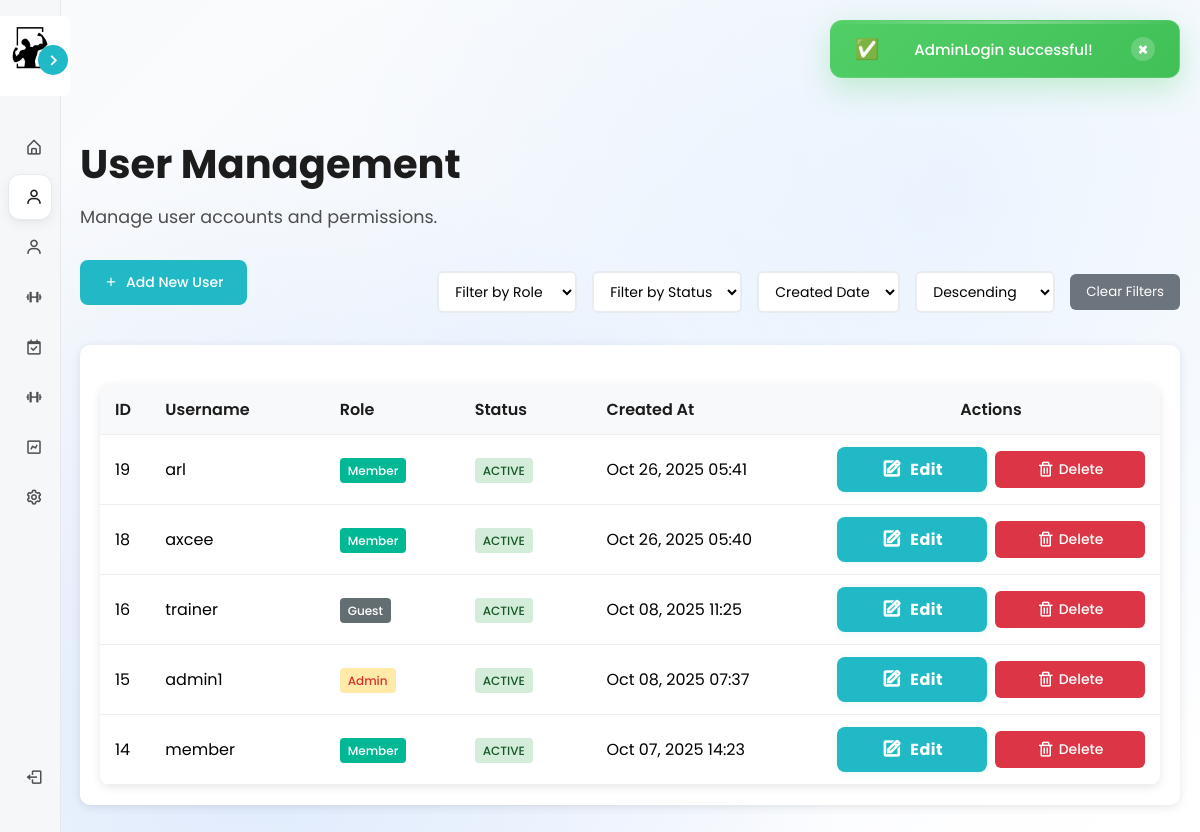
Page /views/admin/users.php (signed in) on the committed database.
### tables this page shows
CREATE TABLE `users` (
  `user_id` int(11) NOT NULL,
  `username` varchar(50) NOT NULL,
  `password` varchar(255) NOT NULL,
  `role` enum('admin','trainer','member','guest') NOT NULL,
  `created_at` timestamp NOT NULL DEFAULT current_timestamp(),
  `status` enum('active','inactive','','') DEFAULT NULL
);

### controllers/AdminController.php (called while the page is built, shortened)
<?php
require_once __DIR__ . '/../config/database.php';
require_once __DIR__ . '/../models/Member.php';
require_once __DIR__ . '/../models/Trainer.php';
class AdminController {
    private $db;
    public function __construct() {
        $database = new Database();
        $this->db = $database->getConnection();
    }
    public function getAllUsers($filter_role = null, $filter_status = null, $sort_by = 'created_at', $sort_order = 'DESC') {
        try {
            $where_clauses = [];
            $params = [];
            $where_sql = !empty($where_clauses) ? "WHERE " . implode(" AND ", $where_clauses) : "";
            $valid_sort_columns = ['user_id', 'username', 'role', 'status', 'created_at'];
            $sort_order = strtoupper($sort_order) === 'ASC' ? 'ASC' : 'DESC';
            $sql = "SELECT user_id, username, role, status, created_at FROM users $where_sql ORDER BY $sort_by $sort_order";
            $stmt = $this->db->prepare($sql);
            $stmt->execute();
            return $stmt->fetchAll(PDO::FETCH_ASSOC);
        } catch (PDOException $e) {
            error_log("Get all users error: " . $e->getMessage());
            return [];
        }
    }
}
?>

### config/database.php (called while the page is built, shortened)
<?php
class Database {
    private $host = "localhost";
    private $db_name = "gymmanagement";
    private $username = "root";
    private $password = "";
    public function getConnection() {
        $this->conn = null;
        try {
            $this->conn = new PDO("mysql:host=" . $this->host . ";dbname=" . $this->db_name,
                                   $this->username, $this->password);
            $this->conn->exec("set names utf8");
        } catch(PDOException $exception) {
            echo "Connection error: " . $exception->getMessage();
        }
        return $this->conn;
    }
}
?>

### models/Member.php (called while the page is built, shortened)
<?php
require_once __DIR__ . '/../config/database.php';
class Member {
    public function __construct() {
        $database = new Database();
    }
}

### models/Trainer.php (called while the page is built, shortened)
<?php
require_once __DIR__ . '/../config/database.php';
class Trainer {
    public function __construct() {
        $database = new Database();
    }
}
?>

### views/admin/users.php (the view, shortened to what this page needs)
<?php
require_once '../../controllers/AdminController.php';
$adminController = new AdminController();
$filter_role = $_GET['filter_role'] ?? null;
$filter_status = $_GET['filter_status'] ?? null;
$sort_by = $_GET['sort_by'] ?? 'created_at';
$sort_order = $_GET['sort_order'] ?? 'DESC';
$users = $adminController->getAllUsers($filter_role, $filter_status, $sort_by, $sort_order);
?>
<!DOCTYPE html>
<html lang="en">
<head>
    <link rel="stylesheet" href="../../assets/css/member_styles.css">
    <link rel="stylesheet" href="../../assets/css/modal_styles.css">
    <link rel="stylesheet" href="../../assets/css/admin_users_styles.css">
    <link href='https://unpkg.com/boxicons@2.1.4/css/boxicons.min.css' rel='stylesheet'>
</head>
<body>
    <?php include '../utilities/alert.php'; ?>
    <?php include '../components/dynamic_sidebar.php'; ?>
    <div class="main-content">
        <div class="content-wrapper">
            <div class="dashboard-header">
                <h1>User Management</h1>
                <p>Manage user accounts and permissions.</p>
            </div>
            <div class="header-actions" style="display: flex; justify-content: space-between; align-items: center; margin-bottom: 20px; flex-wrap: wrap; gap: 20px;">
                <button class="add-user-btn" onclick="openAddUserModal()">
                    <i class='bx bx-plus'></i> Add New User
                </button>
                <div class="filters-section" style="display: flex; flex-direction: column; gap: 10px; align-items: flex-start;">
                    <div class="filters-row" style="display: flex; gap: 15px; align-items: center; flex-wrap: wrap;">
                        <select id="filter_role" onchange="applyFilters()" style="padding: 8px 12px; border: 2px solid #e9ecef; border-radius: 6px; font-size: 14px; background: #fff; min-width: 140px;">
                            <option value="" disabled <?php echo (empty($filter_role)) ? 'selected' : ''; ?>>Filter by Role</option>
                        </select>
                        <select id="filter_status" onchange="applyFilters()" style="padding: 8px 12px; border: 2px solid #e9ecef; border-radius: 6px; font-size: 14px; background: #fff; min-width: 140px;">
                            <option value="" disabled <?php echo (empty($filter_status)) ? 'selected' : ''; ?>>Filter by Status</option>
                        </select>
                        <select id="sort_by" onchange="applyFilters()" style="padding: 8px 12px; border: 2px solid #e9ecef; border-radius: 6px; font-size: 14px; background: #fff; min-width: 140px;">
                            <option value="created_at" <?php echo ($sort_by === 'created_at') ? 'selected' : ''; ?>>Created Date</option>
                        </select>
                        <select id="sort_order" onchange="applyFilters()" style="padding: 8px 12px; border: 2px solid #e9ecef; border-radius: 6px; font-size: 14px; background: #fff; min-width: 140px;">
                            <option value="DESC" <?php echo ($sort_order === 'DESC') ? 'selected' : ''; ?>>Descending</option>
                        </select>
                        <button onclick="clearFilters()" style="padding: 8px 16px; background: #6c757d; color: white; border: none; border-radius: 6px; cursor: pointer;">Clear Filters</button>
                    </div>
                </div>
            </div>
            <div class="card">
                <table class="users-table">
                    <thead>
                        <tr>
                            <th>ID</th>
                            <th>Username</th>
                            <th>Role</th>
                            <th>Status</th>
                            <th>Created At</th>
                            <th>Actions</th>
                        </tr>
                    </thead>
                    <tbody>
                        <?php foreach ($users as $user): ?>
                        <tr>
                            <td><?php echo htmlspecialchars($user['user_id']); ?></td>
                            <td><?php echo htmlspecialchars($user['username']); ?></td>
                            <td>
                                <span class="role-badge role-<?php echo htmlspecialchars($user['role']); ?>">
                                    <?php echo htmlspecialchars($user['role']); ?>
                                </span>
                            </td>
                            <td>
                                <span class="status-badge status-<?php echo htmlspecialchars($user['status']); ?>">
                                    <?php echo htmlspecialchars($user['status']); ?>
                                </span>
                            </td>
                            <td><?php echo htmlspecialchars(date('M d, Y H:i', strtotime($user['created_at']))); ?></td>
                            <td>
                                <div class="action-buttons">
                                    <button class="action-btn btn-edit" onclick="openEditUserModal(<?php echo $user['user_id']; ?>, '<?php echo htmlspecialchars($user['username']); ?>', '<?php echo htmlspecialchars($user['role']); ?>', '<?php echo htmlspecialchars($user['status']); ?>')" title="Edit User">
                                        <i class='bx bx-edit'></i> Edit
                                    </button>
                                    <button class="action-btn btn-delete" onclick="openDeleteUserModal(<?php echo $user['user_id']; ?>, '<?php echo htmlspecialchars($user['username']); ?>')" title="Delete User">
                                        <i class='bx bx-trash'></i> Delete
                                    </button>
                                </div>
                            </td>
                        </tr>
                        <?php endforeach; ?>
                    </tbody>
                </table>
            </div>
        </div>
    </div>
</body>
</html>

### rows in the picture
users: user_id "19", username "arl", role "Member", status "ACTIVE", created_at "Oct 26, 2025 05:41"
users: user_id "18", username "axcee", role "Member", status "ACTIVE", created_at "Oct 26, 2025 05:40"
users: user_id "16", username "trainer", role "Guest", status "ACTIVE", created_at "Oct 08, 2025 11:25"
users: user_id "15", username "admin1", role "Admin", status "ACTIVE", created_at "Oct 08, 2025 07:37"
users: user_id "14", username "member", role "Member", status "ACTIVE", created_at "Oct 07, 2025 14:23"

### other values in the picture
$successMessage "AdminLogin successful!"
